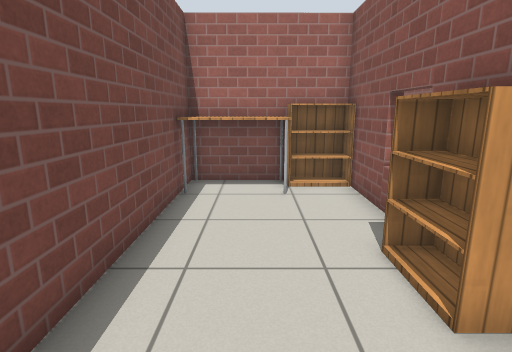
view 1 (above)

13 first-person views from a walk through a Gazebo world. The camera is 1.1 m above the floor, tilts 12° down and sees 80° across. The floor is counted in squares, 0.5 m on a side. Each view is taken from the middle of a square. On the plan, view 1 faces up. The plan holds only what a view shows up to about 18 squares ahead; the rest is blank. Simple patterns stand in for the simulator's built-in surfaces.

view 2
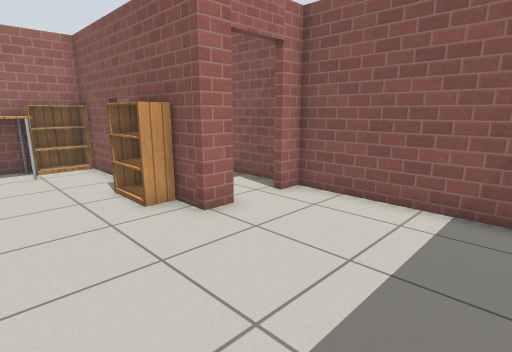

view 3
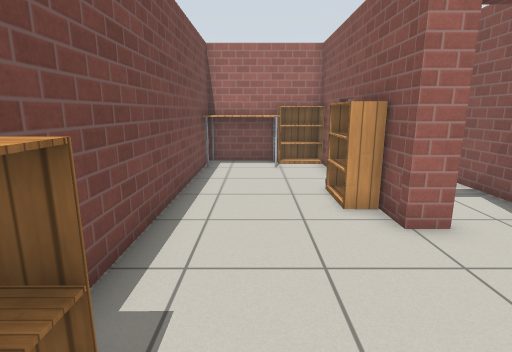

view 4
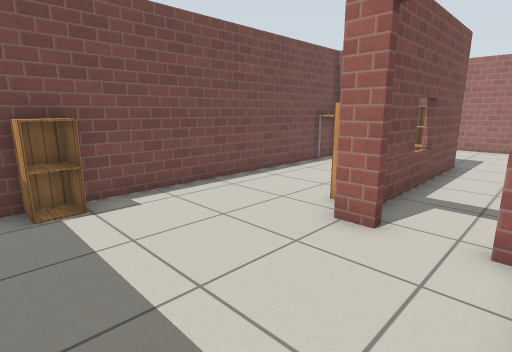

view 5
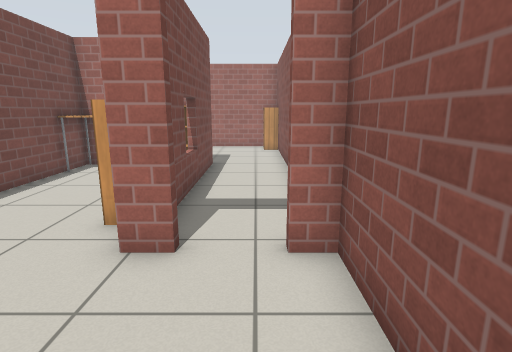

view 6
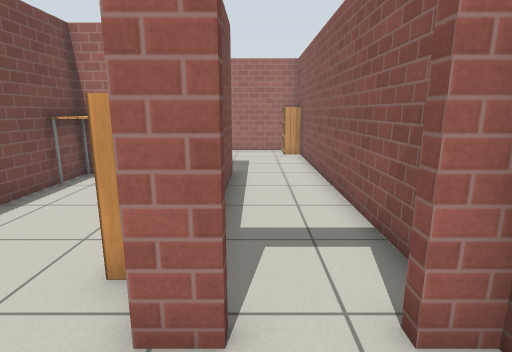

view 7
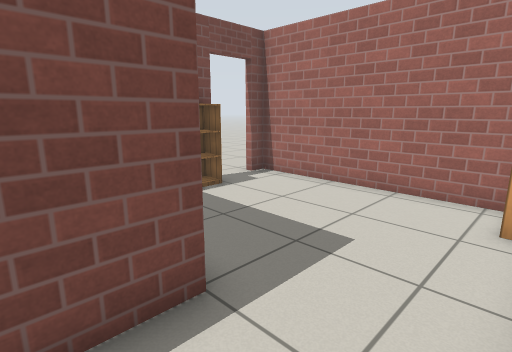

view 8
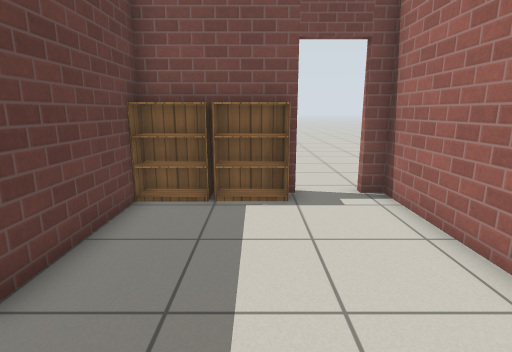

view 9
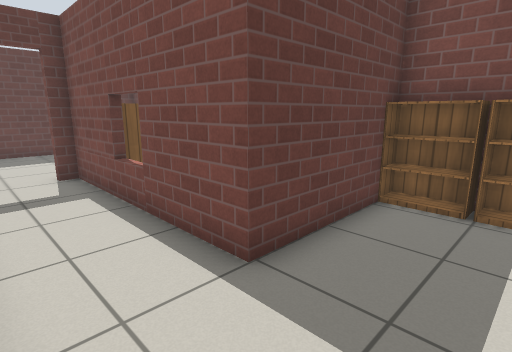

view 10
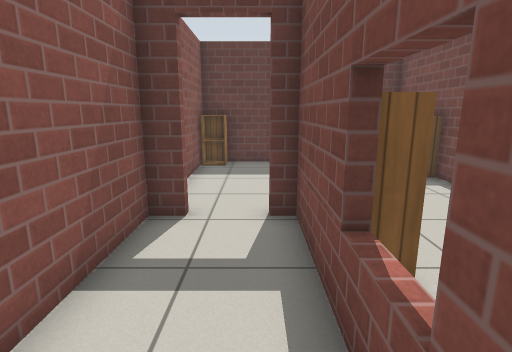

view 11
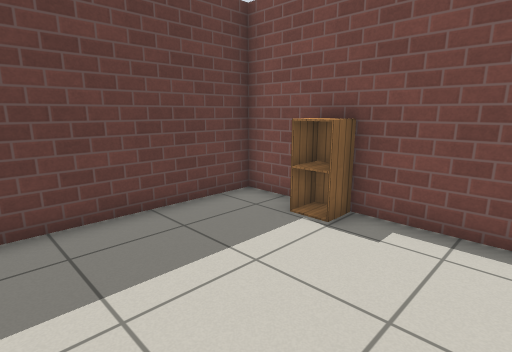

view 12
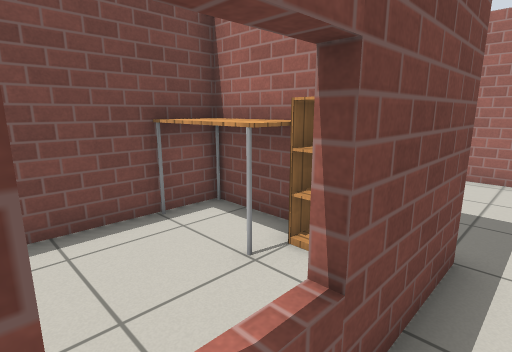

view 13
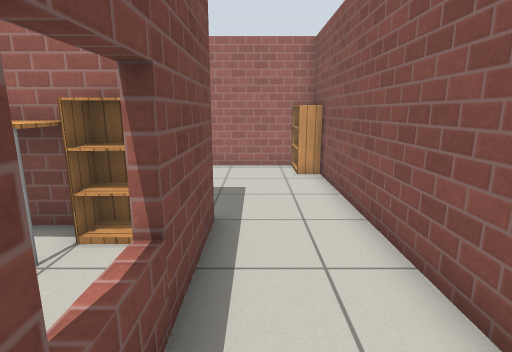

### Floor plan
Points are (right, up) in squares from view 1. A wall is a line through its corners. A room is listed if a view was taken in it or the views show most of it. See-through windows are left out.
Room 1 (views 1, 2, 3, 4, 5, 6, 11)
walls: (3.7, 1.5) (2.8, 1.5) (2.8, 9.7) (-2.1, 9.7) (-2.1, -5.4) (4.5, -5.4); (6.3, -4.1) (6.3, 1.5) (5.5, 1.5)
ways out: open door at (4.5, 2) to room 2
objects: cabinet (-2, -3) to (-1, -3); table (-2, 8) to (1, 9); bookshelf (1, 9) to (2, 9); bookshelf (2, 3) to (2, 4)
Room 2 (views 7, 8, 9, 10, 12, 13)
walls: (-2.1, 14.1) (-2.1, 10) (3.1, 10) (3.1, 1.8) (3.7, 1.8); (6.4, 16.5) (-2.1, 16.5) (-2.1, 15.9); (5.5, 1.8) (6.3, 1.8) (6.3, 14.3)
ways out: open door at (4.5, 2) to room 1; open door at (-2, 14.5)
objects: bookshelf (-2, 11); bookshelf (-2, 13); bookshelf (6, 15) to (6, 16)

Where each view was taken, in squares from view 1:
view 1: 0 up, 0 right, facing up
view 2: 4 down, 1 left, facing up-right
view 3: 4 down, 0 right, facing up
view 4: 4 down, 6 right, facing up-left
view 5: 3 down, 5 right, facing up
view 6: 1 down, 4 right, facing up
view 7: 8 up, 6 right, facing up-left
view 8: 13 up, 6 right, facing left
view 9: 13 up, 6 right, facing down-left
view 10: 8 up, 4 right, facing down
view 11: 1 up, 4 right, facing down-left
view 12: 5 up, 4 right, facing up-left
view 13: 4 up, 4 right, facing up
